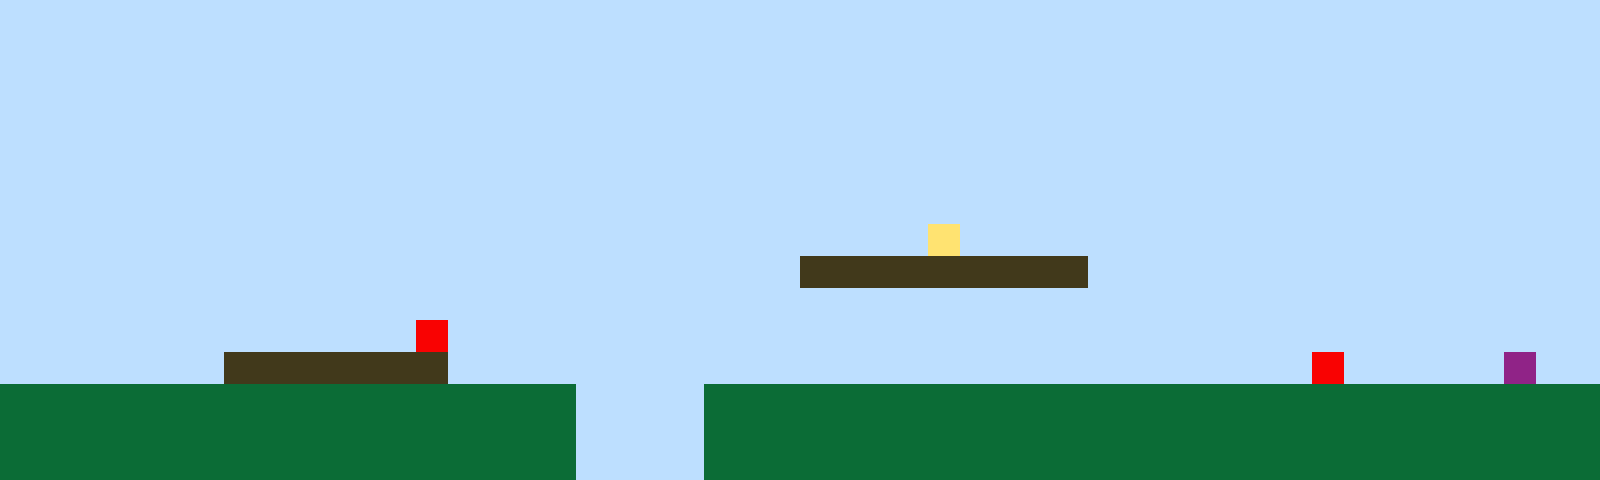

Tiled map render using the project's own tile images. Description and the whole map definition, tile-layer contents included, below:
An orthogonal 50x15 tile map with 32x32 px tiles, 1 tile layer (Tile Layer 1).

<map version="1.10" tiledversion="1.11.2" orientation="orthogonal" renderorder="right-up" width="50" height="15" tilewidth="32" tileheight="32" infinite="0" nextlayerid="2" nextobjectid="1"><editorsettings><export target="map1.csv" format="csv" /></editorsettings><tileset firstgid="1" name="sprites" tilewidth="32" tileheight="32" tilecount="6" columns="3"><image source="sprites.png" width="96" height="64" /></tileset><layer id="1" name="Tile Layer 1" width="50" height="15"><data encoding="csv">1,1,1,1,1,1,1,1,1,1,1,1,1,1,1,1,1,1,1,1,1,1,1,1,1,1,1,1,1,1,1,1,1,1,1,1,1,1,1,1,1,1,1,1,1,1,1,1,1,1,1,1,1,1,1,1,1,1,1,1,1,1,1,1,1,1,1,1,1,1,1,1,1,1,1,1,1,1,1,1,1,1,1,1,1,1,1,1,1,1,1,1,1,1,1,1,1,1,1,1,1,1,1,1,1,1,1,1,1,1,1,1,1,1,1,1,1,1,1,1,1,1,1,1,1,1,1,1,1,1,1,1,1,1,1,1,1,1,1,1,1,1,1,1,1,1,1,1,1,1,1,1,1,1,1,1,1,1,1,1,1,1,1,1,1,1,1,1,1,1,1,1,1,1,1,1,1,1,1,1,1,1,1,1,1,1,1,1,1,1,1,1,1,1,1,1,1,1,1,1,1,1,1,1,1,1,1,1,1,1,1,1,1,1,1,1,1,1,1,1,1,1,1,1,1,1,1,1,1,1,1,1,1,1,1,1,1,1,1,1,1,1,1,1,1,1,1,1,1,1,1,1,1,1,1,1,1,1,1,1,1,1,1,1,1,1,1,1,1,1,1,1,1,1,1,1,1,1,1,1,1,1,1,1,1,1,1,1,1,1,1,1,1,1,1,1,1,1,1,1,1,1,1,1,1,1,1,1,1,1,1,1,1,1,1,1,1,1,1,1,1,1,1,1,1,1,1,1,1,1,1,1,1,1,1,1,1,1,1,1,1,1,1,1,1,1,1,1,1,1,1,1,1,1,1,1,1,1,1,1,1,1,1,1,1,1,1,1,1,1,1,1,1,1,1,1,1,1,1,4,1,1,1,1,1,1,1,1,1,1,1,1,1,1,1,1,1,1,1,1,1,1,1,1,1,1,1,1,1,1,1,1,1,1,1,1,1,1,1,1,1,1,1,1,1,3,3,3,3,3,3,3,3,3,1,1,1,1,1,1,1,1,1,1,1,1,1,1,1,1,1,1,1,1,1,1,1,1,1,1,1,1,1,1,1,1,1,1,1,1,1,1,1,1,1,1,1,1,1,1,1,1,1,1,1,1,1,1,1,1,1,1,1,1,1,1,1,1,1,1,1,1,1,1,1,1,1,1,1,1,1,1,1,5,1,1,1,1,1,1,1,1,1,1,1,1,1,1,1,1,1,1,1,1,1,1,1,1,1,1,1,1,1,1,1,1,1,1,1,1,1,1,1,1,1,1,1,3,3,3,3,3,3,3,1,1,1,1,1,1,1,1,1,1,1,1,1,1,1,1,1,1,1,1,1,1,1,1,1,1,1,5,1,1,1,1,1,6,1,1,2,2,2,2,2,2,2,2,2,2,2,2,2,2,2,2,2,2,1,1,1,1,2,2,2,2,2,2,2,2,2,2,2,2,2,2,2,2,2,2,2,2,2,2,2,2,2,2,2,2,2,2,2,2,2,2,2,2,2,2,2,2,2,2,2,2,2,2,1,1,1,1,2,2,2,2,2,2,2,2,2,2,2,2,2,2,2,2,2,2,2,2,2,2,2,2,2,2,2,2,2,2,2,2,2,2,2,2,2,2,2,2,2,2,2,2,2,2,1,1,1,1,2,2,2,2,2,2,2,2,2,2,2,2,2,2,2,2,2,2,2,2,2,2,2,2,2,2,2,2</data></layer></map>
